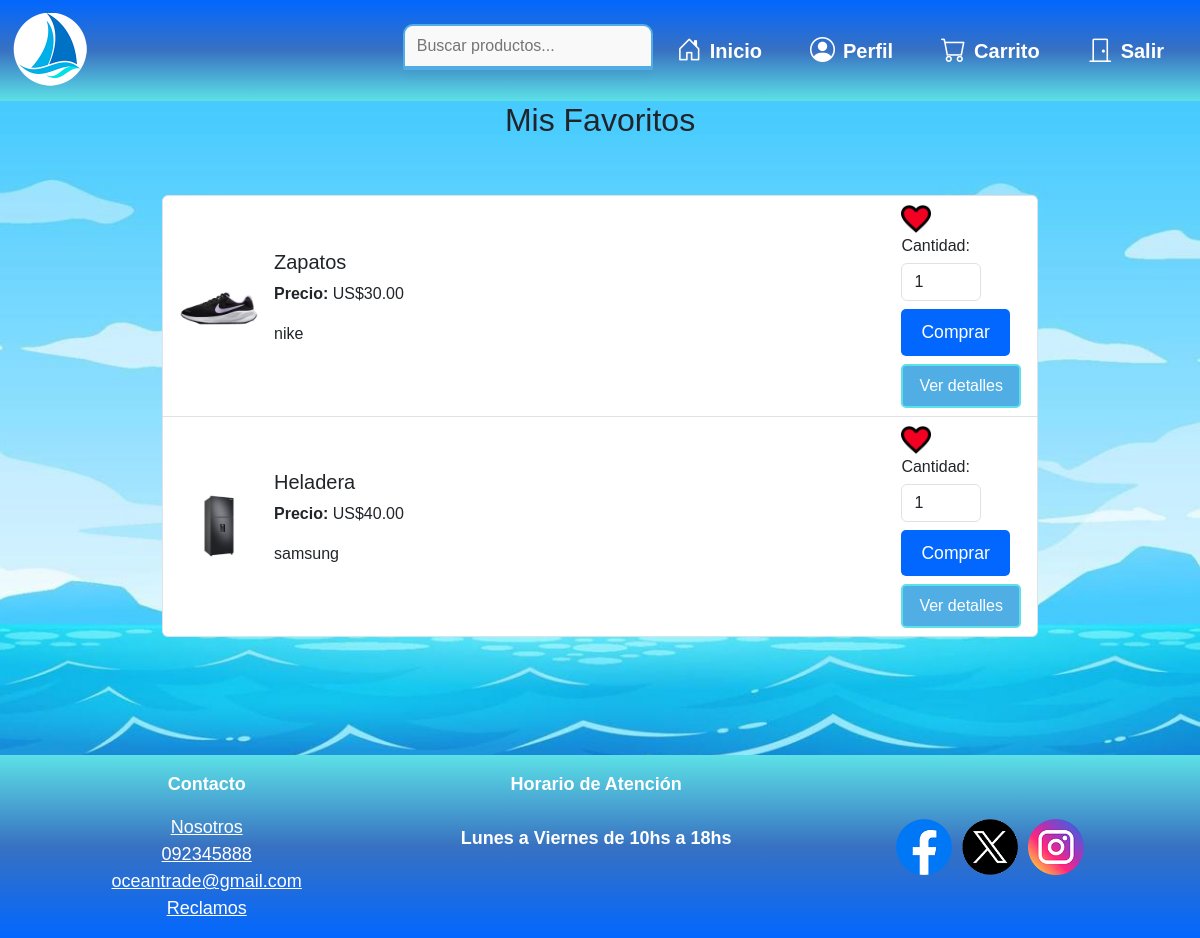
The app's page /sigto/views/verFavoritos.php (signed in) with its own data.
### tables this page shows
CREATE TABLE `producto` (
  `sku` int(11) NOT NULL,
  `idemp` int(11) NOT NULL,
  `nombre` varchar(10) NOT NULL,
  `descripcion` varchar(255) DEFAULT NULL,
  `estado` enum('Nuevo','Usado') NOT NULL,
  `origen` enum('Nacional','Internacional') NOT NULL,
  `precio` int(10) NOT NULL DEFAULT 1 CHECK (`precio` > 0),
  `stock` tinyint(3) DEFAULT NULL,
  `imagen` varchar(255) DEFAULT NULL,
  `visible` tinyint(1) DEFAULT 1,
  `tipo_stock` enum('unidad','cantidad') NOT NULL DEFAULT 'cantidad'
);

### sigto/models/Favorito.php (called while the page is built, shortened)
<?php
require_once __DIR__ . '/../config/Database.php';
class Favorito {
    private $conn;
    public function __construct() {
        $database = new Database('user');
        $this->conn = $database->getConnection();
    }
    public function getFavoritosByUser($idus) {
        $query = "SELECT p.*, o.porcentaje_oferta, o.preciooferta
                  FROM producto p
                  INNER JOIN elige e ON p.sku = e.sku
                  LEFT JOIN ofertas o ON p.sku = o.sku AND CURDATE() BETWEEN o.fecha_inicio AND o.fecha_fin
                  WHERE e.idus = ? AND e.favorito = 'si'";
        $stmt = $this->conn->prepare($query);
        $stmt->bind_param("i", $idus);
        $stmt->execute();
        $result = $stmt->get_result();
        return $result->fetch_all(MYSQLI_ASSOC);
    }
}

### sigto/config/Database.php (called while the page is built, shortened)
<?php
class Database {
    private $host = "127.0.0.1";
    private $db_name = "oceantrade";
    private $username;
    private $password;
    public function __construct($role = 'guest') {
        switch ($role) {
            case 'user':
                $this->username = 'app_user';
                $this->password = 'password_app';
                break;
        }
    }
    public function getConnection() {
        $this->conn = null;
        try {
            $this->conn = new mysqli($this->host, $this->username, $this->password, $this->db_name);
        } catch (Exception $e) {
            echo $e->getMessage();
        }
        return $this->conn;
    }
}

### sigto/controllers/FavoritoController.php (called while the page is built, shortened)
<?php
require_once __DIR__ . '/../models/Favorito.php';
class FavoritoController {
    public function getFavoritosByUser($idus) {
        $favorito = new Favorito();
        return $favorito->getFavoritosByUser($idus);
    }
}

### sigto/views/verFavoritos.php (the view, shortened to what this page needs)
<?php
require_once __DIR__ . '/../controllers/FavoritoController.php';
$favoritoController = new FavoritoController();
$productoController = new ProductoController();
$idus = $_SESSION['idus'];
$favoritoItems = $favoritoController->getFavoritosByUser($idus);
?>
<!DOCTYPE html>
<html lang="es">
<head>
    <link rel="stylesheet" href="https://cdn.jsdelivr.net/npm/bootstrap@5.3.3/dist/css/bootstrap.min.css">
    <link rel="stylesheet" href="https://cdn.jsdelivr.net/npm/bootstrap-icons@1.11.0/font/bootstrap-icons.css">
    <link rel="stylesheet" href="/sigto/assets/css/style.css">
</head>
<body>
<div class="contenedor">
<header>
    <nav class="navbar navbar-expand-sm bg-body-tertiary">
                <div class="container-fluid">
                  <a class="navbar-brand" href="/sigto/views/maincliente.php"><img class="w-50" src="/sigto/assets/images/navbar logo 2.png" alt="OceanTrade"></a>
                  <div class="collapse navbar-collapse flex-row-reverse" id="navbarSupportedContent">
                    <ul class="navbar-nav mb-2 mb-lg-0">
                    <li class="nav-item mx-3">
                        <a class="nav-link nav-icon" href="/sigto/views/maincliente.php">
                        <i class="bi bi-house-door"></i> Inicio</a>
                    </li>
                    <li class="nav-item mx-3">
                        <a class="nav-link nav-icon" href="/sigto/views/usuarioperfil.php">
                        <i class="bi bi-person-circle"></i> Perfil</a>
                    </li>
                    <li class="nav-item mx-3">
                        <a class="nav-link nav-icon" href="/sigto/index?action=view_cart">
                        <i class="bi bi-cart"></i> Carrito</a>
                    </li>
                    <li class="nav-item mx-3">
                        <a class="nav-link nav-icon" href="/sigto/index.php?action=logout">
                        <i class="bi bi-door-closed"></i> Salir</a>
                    </li>
                    </ul>
                    <form id="search-form" action="/sigto/views/catalogo.php" method="GET" autocomplete="off">
                    <input type="text" id="search-words" name="query" placeholder="Buscar productos..." onkeyup="showSuggestions(this.value)">
                    <div id="suggestions"></div>
                    </form>
                  </div>
                </div>
              </nav>
    </header>
    <h2 class="text-center">Mis Favoritos</h2>
    <main class="container mt-5">
        <?php if (!$favoritoItems || empty($favoritoItems)): ?>
            <p class="text-center mt-4">No tienes productos en favoritos.</p>
        <?php else: ?>
            <div class="row">
                <div class="col-md-12">
                    <div class="list-group">
                        <?php foreach ($favoritoItems as $producto): ?>
                            <div class="list-group-item">
                                <div class="d-flex justify-content-between align-items-center">
                                    <div class="d-flex align-items-center">
                                        <img src="/sigto/assets/images/<?php echo htmlspecialchars($producto['imagen']); ?>" alt="<?php echo htmlspecialchars($producto['nombre']); ?>" style="width: 80px; height: auto; margin-right: 15px;">
                                        <div>
                                            <h5><?php echo htmlspecialchars($producto['nombre']); ?></h5>
                                            <?php if (isset($producto['preciooferta']) && $producto['preciooferta'] > 0): ?>
                                            <p><strong>Oferta:</strong> <?php echo number_format($producto['porcentaje_oferta'], 2); ?>%</p>
                                            <p><strong>Precio con oferta:</strong> US$<?php echo number_format($producto['preciooferta'], 2); ?></p>
                                            <?php else: ?>
                                            <p><strong>Precio:</strong> US$<?php echo number_format($producto['precio'], 2); ?></p>
                                            <?php endif; ?>
                                            <p><?php echo htmlspecialchars($producto['descripcion']); ?></p>
                                        </div>
                                    </div>
                                    <div>
                                        <button class="btn-favorito" data-idus="<?php echo $_SESSION['idus']; ?>" data-sku="<?php echo $producto['sku']; ?>">
                                            <img src="/sigto/assets/images/favoritos2.png" alt="Favorito" class="heart-icon" id="favorito-<?php echo $producto['sku']; ?>">
                                        </button>
                                        <?php
                                        if (isset($producto['tipo_stock']) && $producto['tipo_stock'] === 'unidad') {
                                            $cantidadDisponible = $productoController->getCantidadDisponiblePorSku($producto['sku']);
                                        } else {
                                            $cantidadDisponible = isset($producto['stock']) ? $producto['stock'] : 0;
                                        }
                                        ?>
                                    <form action="/sigto/index?action=add_to_cart" method="POST">
                                        <label for="cantidad">Cantidad:</label>
                                        <select name="cantidad" class="form-control mb-2" style="width: 80px;">
                                            <?php if ($cantidadDisponible > 0): ?>
                                                <?php for ($i = 1; $i <= $cantidadDisponible; $i++): ?>
                                                    <option value="<?php echo $i; ?>"><?php echo $i; ?></option>
                                                <?php endfor; ?>
                                            <?php else: ?>
                                                <option value="0">Sin stock disponible</option>
                                            <?php endif; ?>
                                        </select>
                                        <button type="submit" class="btn btn-primary" <?php echo ($cantidadDisponible <= 0) ? 'disabled' : ''; ?>>Comprar</button>
                                    </form>
                                        <a href="/sigto/views/detallesproducto.php?id=<?php echo $producto['sku']; ?>" class="btn btn-info mt-2">Ver detalles</a>
                                    </div>
                                </div>
                            </div>
                        <?php endforeach; ?>
                    </div>
                </div>
            </div>
        <?php endif; ?>
    </main>
    <footer>
        <div class="footer-container">
            <div class="footer-item">
                <p>Contacto</p>
                <a href="/sigto/views/nosotroscliente.php">Nosotros</a>
                <br>
                <a href="tel:+598 92345888">092345888</a>
                <br>
                <a href="mailto: oceantrade@gmail.com">oceantrade@gmail.com</a>
                <br>
                <a href="reclamoscliente.php">Reclamos</a>
            </div>
            <div class="footer-item">
                <p>Horario de Atención <br><br>Lunes a Viernes de 10hs a 18hs</p>
            </div>
            <div class="footer-redes">
                <a href="https://www.facebook.com/AkakuroCode/"><img class="redes" src="/sigto/assets/images/facebook logo.png" alt="Facebook"></a>
                <a href="https://x.com/AkakuroCode"><img class="redes" src="/sigto/assets/images/x.png" alt="Twitter"></a>
                <a href="https://www.instagram.com/akakurocode/"><img class="redes" src="/sigto/assets/images/ig logo.png" alt="Instagram"></a>
            </div>
        </div>
    </footer>
</div>
</body>
</html>

### sigto/assets/css/style.css (style rules this page uses)
:root { --azuloscuro: #0267FF; --azulmedio: #3871C1; --azulclaro: #51Aee5; --turquesa: #5CE1E6; }
body { font-family: Arial, Helvetica, sans-serif, sans-serif; margin: 0; padding: 0; background-image: url('../images/ocean\ background.jpg'); background-size:cover; background-repeat: no-repeat; background-position: center; }
main { display: flex; flex-direction: column; }
.navbar { background: linear-gradient(to top , var(--turquesa) ,var(--azulmedio),var(--azuloscuro)) !important; }
.nav-icon i { color: white; font-size: 1.25em; margin-right: 8px; }
.nav-link.nav-icon { display: flex; align-items: center; text-decoration: none; font-size: 1.25em; font-family: Arial, Helvetica, sans-serif; font-weight: bold; color: rgb(255, 255, 255); }
.contenedor { min-height: 100vh; display: flex; flex-direction: column; justify-content: flex-start; grid-template-rows: auto 1fr auto; }
.container.mt-5 { margin-top: 1rem; width: 80%; max-width: 900px; min-height: 70vh; }
footer { background: linear-gradient(to bottom , var(--turquesa) ,var(--azulmedio),var(--azuloscuro)); text-align: center; padding: 1rem 2rem; margin-top: auto; }
.footer-container { color: white; display: grid; grid-template-columns: auto auto auto; }
.footer-item p { font-weight: bold; font-size: large; }
.footer-item a { color: white; font-size: large; }
.footer-redes { display: flex; justify-content: center; align-items: center; }
.redes { max-width: 3.5em; height: auto; margin: 5px; transition: transform 0.2s ease, filter 0.3s ease; }
label { display: block; margin-bottom: 5px; }
input[type="text"], input[type="number"],input[type="list"] { display: block; margin-bottom: 10px; padding: 5px; width: 94%; box-sizing: border-box; }
button { background-color: var(--azuloscuro); color: white; }
button[type="submit"].btn.btn-primary { background-color: var(--azuloscuro); color: white; font-size: 1.1em; padding: 10px 20px; border: none; border-radius: 5px; transition: transform 0.2s ease, background-color 0.3s ease; }
.btn-info { background-color: var(--azulclaro); color: white; border: 2px solid var(--turquesa); padding: 8px 16px; border-radius: 5px; transition: transform 0.2s ease, background-color 0.3s ease; }
.heart-icon { width: 30px; height: 30px; cursor: pointer; transition: transform 0.2s ease, filter 0.3s ease; }
.btn-favorito { background-color: transparent; border: none; padding: 0; }
h2 { margin-top: 0; }
#search-form { position: relative; }
#search-words { width: 250px; padding: 8px 12px; border: 2px solid var(--azulclaro); border-radius: 10px 10px 0 0; background-color: #f9f9f9; outline: none; transition: width 0.4s ease, border-color 0.3s ease; }
#suggestions { position: absolute; top: 82%; left: 0; width: 100%; background-color: #f9f9f9; border: 1px solid var(--azulclaro); border-radius: 0 0 10px 10px; box-shadow: 0px 4px 8px rgba(0, 0, 0, 0.1); max-height: 200px; overflow-y: auto; z-index: 9999; }

### records on screen
producto: imagen (picture), nombre "Zapatos", precio "30.00", descripcion "nike", cantidad "1"
producto: imagen (picture), nombre "Heladera", precio "40.00", descripcion "samsung", cantidad "1"
